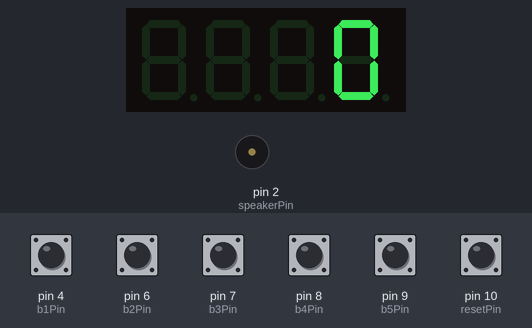
A sketch run on a simulated Arduino Uno, built with avr-gcc and run on an emulated ATmega328P. On the bench: 4-digit seven-segment display, buzzer (waves = sounding). The inputs (shaded band) are chosen by the test bench; at power-on: pin 4 (b1Pin), pin 6 (b2Pin), pin 7 (b3Pin), pin 8 (b4Pin), pin 9 (b5Pin), pin 10 (resetPin) HIGH.

Above: at 2.2 s.
2.3 s: pin 4 (b1Pin) pulled LOW for 0.15 s
At 3.5 s:
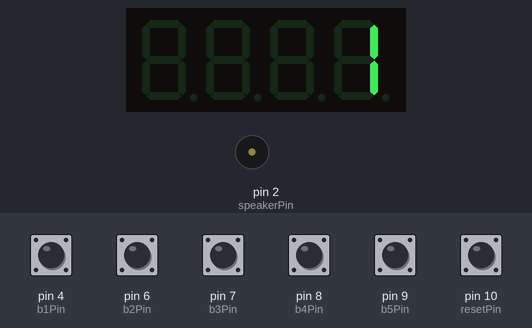
3.9 s: pin 6 (b2Pin) pulled LOW for 0.15 s
At 4.7 s:
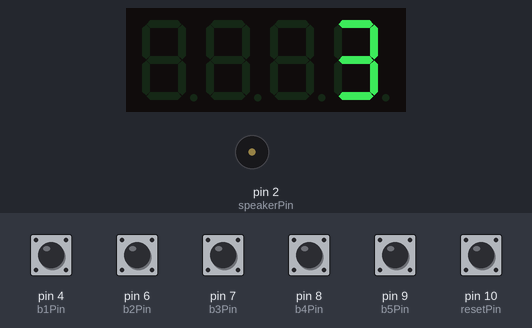
5.5 s: pin 7 (b3Pin) pulled LOW for 0.15 s
At 5.9 s:
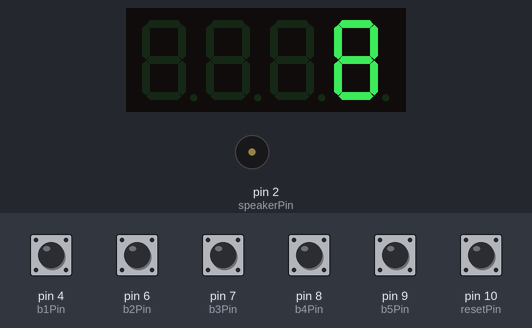
7.1 s: pin 8 (b4Pin) pulled LOW for 0.15 s
At 8.2 s:
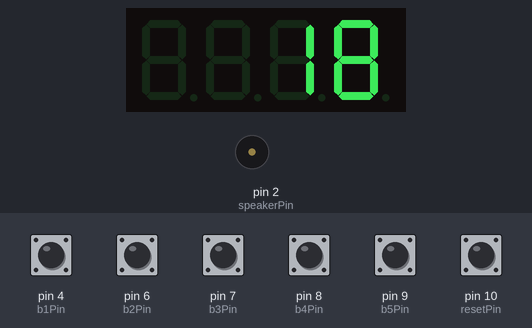
8.7 s: pin 9 (b5Pin) pulled LOW for 0.15 s
At 9.3 s:
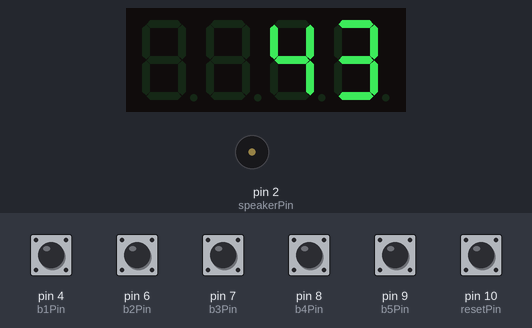
10.3 s: pin 4 (b1Pin) pulled LOW for 1 s
At 11.2 s:
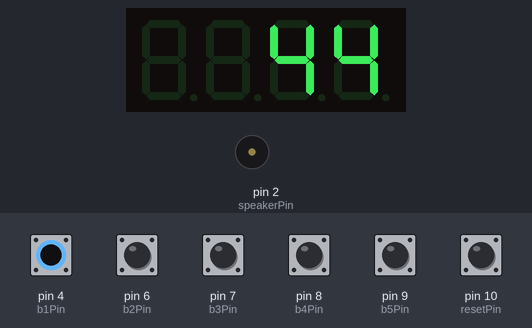
Timing chart, 0 to 13.3 s (numbered marks = the images above; inputs shaded):
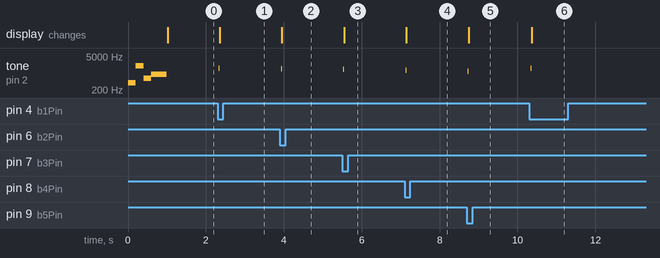

The sketch:

Scorekeeper2.ino
```cpp
/*
 * Scorekeeper2.ino
 *
 * Brown Dog Gadgets <https://www.browndoggadgets.com/>
 *
 * Pete Prodoehl <pete@browndoggadgets.com>
 *
 */


#include <TM1637Display.h>
#include <Bounce2.h>

// These are the score values, you can change them
int b1Val = 1;
int b2Val = 2;
int b3Val = 5;
int b4Val = 10;
int b5Val = 25;

// This is the score you are aiming for, you can change it
int desiredScore = 300;

// --------------------------------------------------------//

// This is our piezo speaker pin
int speakerPin = 2;

// LED display connection pins
#define CLK 3
#define DIO 5

// These are the pins we connect to for triggering the scoring
int b1Pin = 4;
int b2Pin = 6;
int b3Pin = 7;
int b4Pin = 8;
int b5Pin = 9;

// This is the reset pin
int resetPin = 10;

int beepDelay = 20;

boolean gameOver = false;
boolean gameOverSound = true;

Bounce resetPinObj = Bounce(resetPin, 5);
Bounce b1PinObj = Bounce(b1Pin, 5);
Bounce b2PinObj = Bounce(b2Pin, 5);
Bounce b3PinObj = Bounce(b3Pin, 5);
Bounce b4PinObj = Bounce(b4Pin, 5);
Bounce b5PinObj = Bounce(b5Pin, 5);

TM1637Display display(CLK, DIO);

int score = 0;

// Our setup runs once when the program starts
void setup() {
  display.setBrightness(0x0f);
  pinMode(resetPin, INPUT_PULLUP);
  pinMode(b1Pin, INPUT_PULLUP);
  pinMode(b2Pin, INPUT_PULLUP);
  pinMode(b3Pin, INPUT_PULLUP);
  pinMode(b4Pin, INPUT_PULLUP);
  pinMode(b5Pin, INPUT_PULLUP);
  tone(speakerPin, 400);
  delay(beepDelay * 10);
  tone(speakerPin, 2000);
  delay(beepDelay * 10);
  tone(speakerPin, 600);
  delay(beepDelay * 10);
  tone(speakerPin, 900);
  delay(beepDelay * 20);
  noTone(speakerPin);
}

// Our loop starts after setup and runs forever
void loop() {

  resetPinObj.update();
  b1PinObj.update();
  b2PinObj.update();
  b3PinObj.update();
  b4PinObj.update();
  b5PinObj.update();

  if (resetPinObj.fallingEdge()) {
      score = 0;  // reset to zero
      tone(speakerPin, 400);
      delay(beepDelay * 20);
      noTone(speakerPin);
      display.showNumberDec(score);
      gameOver = false;
      gameOverSound = true;
  }
  else if (b1PinObj.fallingEdge()) {
      score = score + b1Val;  // add to score
      tone(speakerPin, 1600); // play a beep
      delay(beepDelay);
      noTone(speakerPin);
  }
  else if (b2PinObj.fallingEdge()) {
      score = score + b2Val;  // add to score
      tone(speakerPin, 1500); // play a beep
      delay(beepDelay);
      noTone(speakerPin);
  }
  else if (b3PinObj.fallingEdge()) {
      score = score + b3Val;  // add to score
      tone(speakerPin, 1400); // play a beep
      delay(beepDelay);
      noTone(speakerPin);
  }
  else if (b4PinObj.fallingEdge()) {
      score = score + b4Val;  // add to score
      tone(speakerPin, 1300); // play a beep
      delay(beepDelay);
      noTone(speakerPin);
  }
  else if (b5PinObj.fallingEdge()) {
      score = score + b5Val;  // add to score
      tone(speakerPin, 1200); // play a beep
      delay(beepDelay);
      noTone(speakerPin);
  }


  // We send the score to the display
  if (gameOver == false) {
    display.showNumberDec(score);
  }

  // If we've reached the score we set, we have a winner!
  if (score > desiredScore) {
    display.showNumberDec(desiredScore);
    gameOver = true;
    if (gameOverSound == true) {
      tone(speakerPin, 400);
      delay(beepDelay * 10);
      tone(speakerPin, 2000);
      delay(beepDelay * 10);
      tone(speakerPin, 600);
      delay(beepDelay * 10);
      tone(speakerPin, 900);
      delay(beepDelay * 20);
      noTone(speakerPin);
      gameOverSound = false;
    }
  }

} // end loop
```

Measured:
- after the input at 2.3 s, tone on pin 2 (speakerPin): silent → 1600 Hz at once, → silent 0.02 s later; the display: changes after 0.06 s (image 1)
- after the input at 3.9 s, tone on pin 2 (speakerPin): silent → 1500 Hz at once, → silent 0.02 s later; the display: changes after 0.05 s (image 2)
- after the input at 5.5 s, tone on pin 2 (speakerPin): silent → 1400 Hz at once, → silent 0.02 s later; the display: changes after 0.05 s (image 3)
- after the input at 7.1 s, tone on pin 2 (speakerPin): silent → 1300 Hz at once, → silent 0.02 s later; the display: changes after 0.05 s (image 4)
- after the input at 8.7 s, tone on pin 2 (speakerPin): silent → 1200 Hz at once, → silent 0.02 s later; the display: changes at once (image 5)
- after the input at 10.3 s, tone on pin 2 (speakerPin): silent → 1600 Hz at once, → silent 0.02 s later; the display: changes after 0.06 s (image 6)
